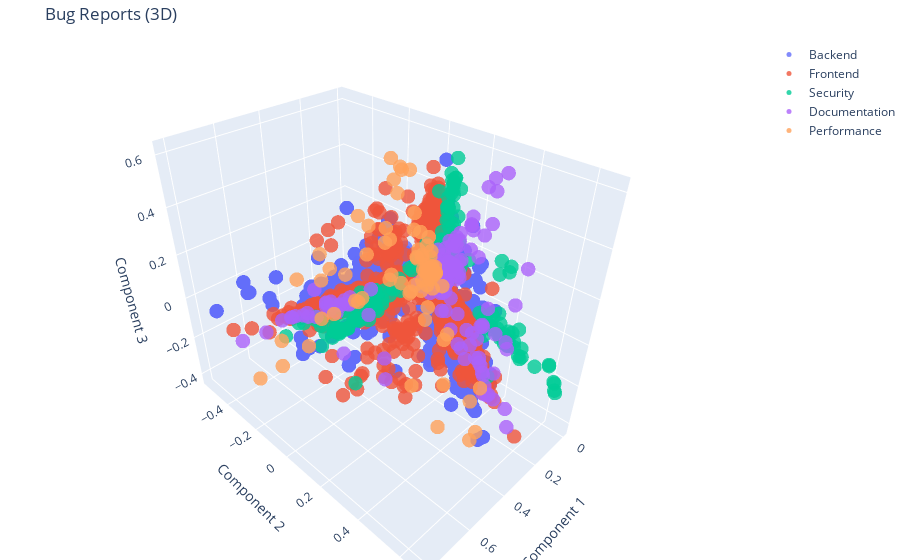

The cell this chart's notebook holds for it:
### Code cell
import plotly.graph_objs as go
from sklearn.decomposition import TruncatedSVD

# Reduce dimensionality using TruncatedSVD
svd = TruncatedSVD(n_components=3)  # Reduce to 3 dimensions for plotting

# Create an empty list to store traces for each class
traces = []

# Iterate over each class in X_train_dict
for class_name, reports in X_train_dict.items():
    # Fit TruncatedSVD on reports of the current class
    X_train_class = vectorizer.transform(reports)  # Assuming vectorizer is initialized
    X_svd_class = svd.fit_transform(X_train_class)
    
    # Create trace for the current class
    trace = go.Scatter3d(
        x=X_svd_class[:, 0],
        y=X_svd_class[:, 1],
        z=X_svd_class[:, 2],
        mode='markers',
        marker=dict(
            size=5,
            opacity=0.8,
        ),
        name=class_name
    )
    
    # Append the trace to the list of traces
    traces.append(trace)

# Create layout
layout = go.Layout(
    title='Bug Reports (3D)',
    scene=dict(
        xaxis=dict(title='Component 1'),
        yaxis=dict(title='Component 2'),
        zaxis=dict(title='Component 3'),
    ),
    margin=dict(l=0, r=0, b=0, t=40),
)

# Create figure
fig = go.Figure(data=traces, layout=layout)

# Show interactive plot
fig.show()

### Figure 1 — Plotly figure (JSON) as saved in the notebook; plotly's stock layout.template omitted (floating-point values rounded to 4 significant figures; data arrays with more than 128 entries replaced by an {"elided": "..."} marker saying what was removed)
{"data": [{"marker": {"opacity": 0.8, "size": 5}, "mode": "markers", "name": "Backend", "type": "scatter3d", "x": {"elided": "7437 float values"}, "y": {"elided": "7437 float values"}, "z": {"elided": "7437 float values"}}, {"marker": {"opacity": 0.8, "size": 5}, "mode": "markers", "name": "Frontend", "type": "scatter3d", "x": {"elided": "5799 float values"}, "y": {"elided": "5799 float values"}, "z": {"elided": "5799 float values"}}, {"marker": {"opacity": 0.8, "size": 5}, "mode": "markers", "name": "Security", "type": "scatter3d", "x": {"elided": "367 float values"}, "y": {"elided": "367 float values"}, "z": {"elided": "367 float values"}}, {"marker": {"opacity": 0.8, "size": 5}, "mode": "markers", "name": "Documentation", "type": "scatter3d", "x": {"elided": "174 float values"}, "y": {"elided": "174 float values"}, "z": {"elided": "174 float values"}}, {"marker": {"opacity": 0.8, "size": 5}, "mode": "markers", "name": "Performance", "type": "scatter3d", "x": [0.008474, 0.03952, 0.4551, 0.03966, 0.03292, 0.1084, 0.00913, 0.03625, 0.2976, 0.2592, 0.05554, 0.01356, 0.3957, 0.3167, 0.2236, 0.1834, 0.01945, 0.0138, 0.01029, 0.6206, 0.01104, 0.3475, 0.3341, 0.5633, 0.06707, 0.132, 0.5975, 0.1323, 0.1646, 0.339, 0.23, 0.6687, 0.01617, 0.04963, 0.1832, 0.1398, 0.1004, 0.1028, 0.5522, 0.213, 0.07507, 0.01, 0.5646, 0.01864, 0.2473, 0.01154, 0.01319, 0.4136, -8.785e-05, 0.08252, 0.01063, 0.04794, 0.1096, 0.1983, 0.1751, 0.01958, 0.01162, 0.3357, 0.3809, 0.465, 0.2169, 0.00584, 0.06751, 0.03231, 0.02298, 0.2457, 0.1676, 0.02257, 0.0457, 0.04575, 0.1404, 0.007845, 0.008735, 0.2068, 0.008141, 0.01235, 0.07134, 0.3101, 0.0336, 0.1966, 0.08748, 0.589, 0.001225, 0.2107, 0.07938, 0.08638, 0.2, -6.97e-05, 0.5465], "y": [-0.01411, -0.01768, 0.5599, -0.0116, -0.02259, -0.168, -0.02434, -0.02598, -0.1557, -0.2827, 0.03258, -0.007322, -0.2912, 0.4884, -0.05776, -0.04138, -0.01916, -0.03721, -0.0319, 0.5431, -0.002264, -0.2646, 0.06223, -0.1741, -0.01491, 0.06357, 0.5335, -0.0161, -0.04637, -0.2879, -0.1688, -0.4001, -0.04041, -0.03937, -0.0495, -0.1648, -0.02672, 0.01309, -0.3778, -0.2556, -0.0435, -0.02544, 0.3779, -0.01726, -0.1625, -0.03065, 0.00148, 0.553, -0.001467, -0.06004, -0.02914, 0.07594, 0.01619, -0.04635, 0.01031, -0.04346, -0.02599, 0.4646, -0.2963, 0.436, -0.2698, -0.0026, -0.05258, 0.007392, -0.02091, 0.256, -0.01605, -0.0181, 0.009278, -0.04118, -0.0133, -0.01921, -0.02587, -0.07152, -0.01262, -0.03281, -0.04121, -0.3851, -0.0224, -0.2474, -0.02146, -0.1816, -0.00333, -0.05867, 0.01845, 0.03676, -0.103, -0.0002189, -0.4009], "z": [0.03285, 0.05222, -0.2293, -0.04702, 0.1796, 0.1406, -0.00632, 0.1406, 0.3233, -0.01694, -0.03444, 0.02617, -0.1838, -0.1227, 0.562, 0.5109, 0.08247, -0.008712, -0.006121, -0.05207, 0.007756, -0.1692, 0.5536, -0.1694, 0.04293, -0.1398, 0.3064, 0.3273, 0.006565, 0.04542, 0.2502, -0.4214, 0.01682, 0.08371, 0.5197, 0.1388, -0.02431, 0.01934, -0.2651, -0.1691, 0.08761, -0.006263, -0.0193, 0.1099, 0.1297, -0.007814, 0.003166, -0.2254, 0.002987, 0.2178, -0.01025, -0.005691, -0.02776, 0.4215, -0.01111, -0.003007, 0.002746, -0.1914, 0.1308, -0.04108, -0.1675, 0.03463, 0.08709, 0.001407, 0.0274, -0.07296, 0.5134, 0.02495, -0.005904, 0.09304, -0.0307, -0.01346, -0.009736, 0.03135, 0.01959, -0.006238, 0.1289, -0.07054, -0.02533, -0.1526, 0.2249, 0.1585, -0.004247, 0.06261, 0.06526, -0.1134, 0.2543, 0.001334, -0.426]}], "layout": {"margin": {"b": 0, "l": 0, "r": 0, "t": 40}, "scene": {"xaxis": {"title": {"text": "Component 1"}}, "yaxis": {"title": {"text": "Component 2"}}, "zaxis": {"title": {"text": "Component 3"}}}, "title": {"text": "Bug Reports (3D)"}}}
